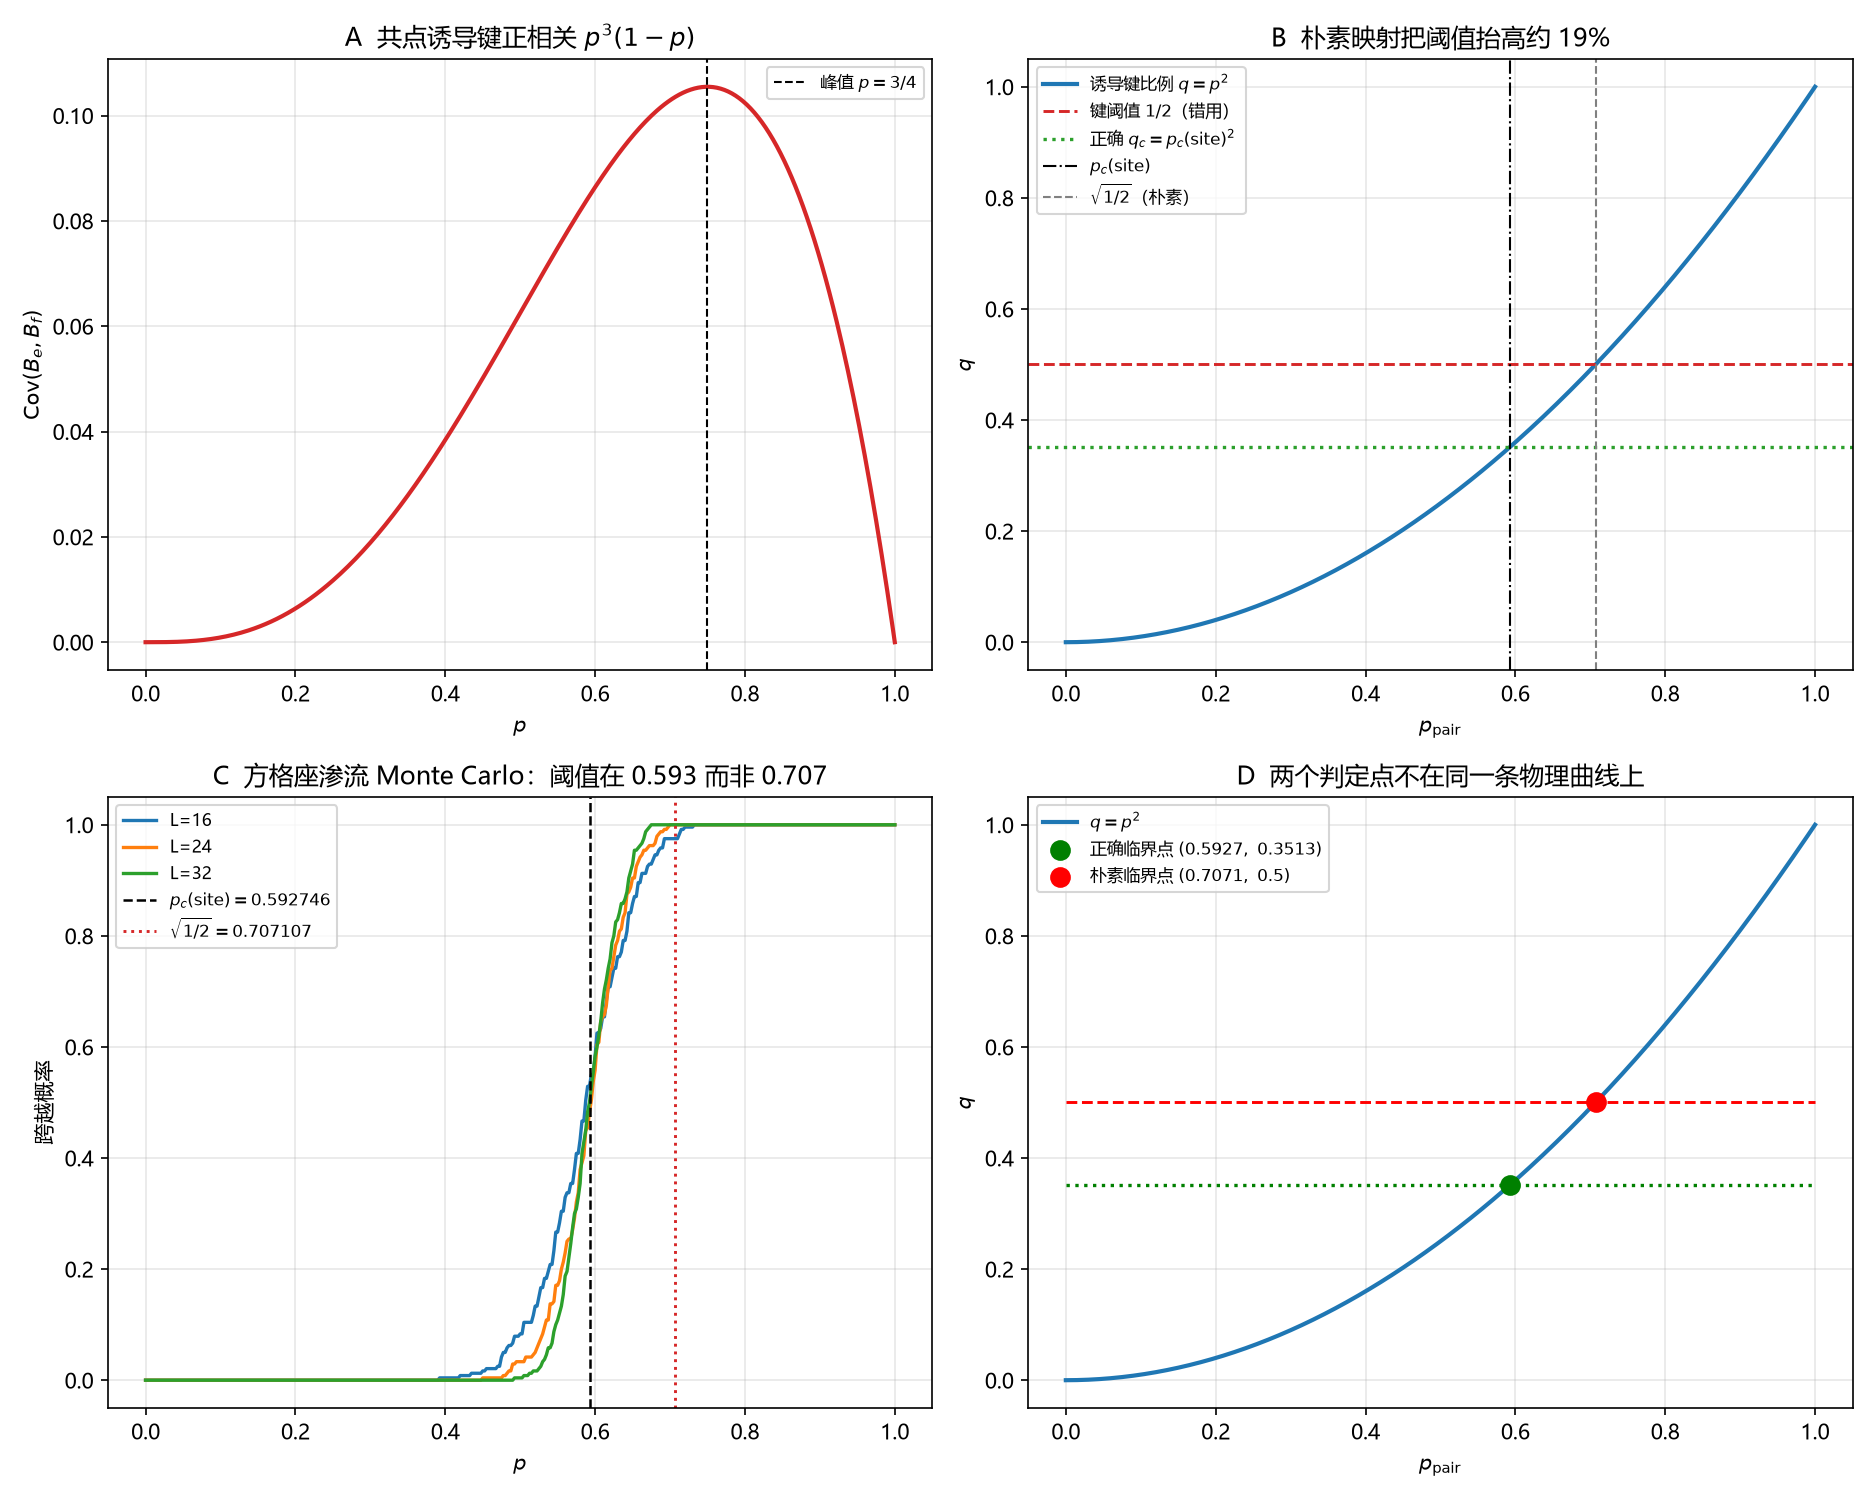

Python code for this plot:
# -*- coding: utf-8 -*-
"""
审-4：座比例 p_pair 与诱导键比例 q = p^2 的口径判定。

核对：
  1. 诱导键的共点正相关 p^3(1-p)；
  2. 正确阈值 p_c(site)=0.592746 vs 朴素 p^2>=1/2 给 p=0.707107；
  3. Monte Carlo 方格座渗流跨越概率（Newman-Ziff 增量并查集），
     看阈值落在哪一边。

只做统计形状与不等式核对，不拟合 CQM 参数。

外部标准：L31（Ziff，p_c(site)=0.59274602(4)）；方格键阈值 1/2（Kesten）。
"""

import csv
import math
import os

import numpy as np
import matplotlib
matplotlib.use("Agg")
import matplotlib.pyplot as plt

plt.rcParams["font.sans-serif"] = ["Microsoft YaHei", "SimHei", "DejaVu Sans"]
plt.rcParams["axes.unicode_minus"] = False

HERE = os.path.dirname(os.path.abspath(__file__))
OUT_PNG = os.path.join(HERE, "环15_座键口径.png")
OUT_CSV = os.path.join(HERE, "环15_座键口径.csv")
OUT_SUM = os.path.join(HERE, "环15_座键口径_摘要.csv")

P_SITE = 0.59274605079210
P_BOND = 0.5
P_NAIVE = math.sqrt(P_BOND)


def mc_spanning(L, reps=300, seed=20261122):
    """Newman-Ziff 增量算法：逐 realization 记录首次上下跨越的占据数。"""
    rng = np.random.default_rng(seed + L)
    N = L * L
    cross_counts = []
    for _ in range(reps):
        parent = list(range(N))
        size = [1] * N
        top = [False] * N
        bot = [False] * N
        span = False
        cross_at = None

        def find(a):
            while parent[a] != a:
                parent[a] = parent[parent[a]]
                a = parent[a]
            return a

        def union(a, b):
            nonlocal span
            ra, rb = find(a), find(b)
            if ra == rb:
                return
            if size[ra] < size[rb]:
                ra, rb = rb, ra
            parent[rb] = ra
            size[ra] += size[rb]
            top[ra] = top[ra] or top[rb]
            bot[ra] = bot[ra] or bot[rb]
            if top[ra] and bot[ra]:
                span = True

        occ = np.zeros(N, dtype=bool)
        order = rng.permutation(N)
        for step, s in enumerate(order, start=1):
            s = int(s)
            i, j = divmod(s, L)
            occ[s] = True
            top[s] = (i == 0)
            bot[s] = (i == L - 1)
            for t in ([s + 1] if j + 1 < L else []) + ([s - 1] if j - 1 >= 0 else []) + \
                     ([s + L] if i + 1 < L else []) + ([s - L] if i - 1 >= 0 else []):
                if occ[t]:
                    union(s, t)
            if span and cross_at is None:
                cross_at = step
                break
        cross_counts.append(cross_at / N if cross_at else 1.0)
    return np.array(cross_counts)


def main():
    rows = []
    p_grid = np.linspace(0.0, 1.0, 401)

    # A: 共点诱导键协方差
    for p in p_grid:
        cov = p ** 3 * (1.0 - p)
        rows.append(("A", p, cov))

    # B: 诱导键比例与两个阈值
    for p in p_grid:
        rows.append(("B", p, p ** 2))

    # C: MC 跨越概率
    mc = {}
    for L in [16, 24, 32]:
        samples = mc_spanning(L, reps=240, seed=20261122 + L)
        mc[L] = samples
        for p in p_grid:
            frac = float(np.mean(samples <= p))
            rows.append(("C", L, p, frac))

    with open(OUT_CSV, "w", newline="", encoding="utf-8-sig") as f:
        wr = csv.writer(f)
        wr.writerow(["panel", "x", "y1", "y2"])
        wr.writerows(rows)

    with open(OUT_SUM, "w", newline="", encoding="utf-8-sig") as f:
        wr = csv.writer(f)
        wr.writerow(["quantity", "value", "note"])
        wr.writerow(["p_c_site", P_SITE, "external, square lattice"])
        wr.writerow(["p_c_bond", P_BOND, "exact, Kesten"])
        wr.writerow(["naive_sqrt_half", P_NAIVE, "p_pair^2 >= 1/2 would require this"])
        wr.writerow(["threshold_error", P_NAIVE - P_SITE, "absolute"])
        wr.writerow(["relative_error", (P_NAIVE - P_SITE) / P_SITE, "relative"])
        wr.writerow(["q_at_site_threshold", P_SITE ** 2, "induced bond fraction"])
        wr.writerow(["q_gap_to_bond_threshold", P_BOND - P_SITE ** 2, "positive"])
        for L, s in mc.items():
            wr.writerow([f"MC_mean_pc_L{L}", float(np.mean(s)), "first top-bottom spanning"])

    # ---------------------------------------------------------------- figure
    fig, ax = plt.subplots(2, 2, figsize=(12.5, 10.0))

    ax[0, 0].plot(p_grid, p_grid ** 3 * (1 - p_grid), lw=2.0, color="tab:red")
    peak_p = 3.0 / 4.0
    ax[0, 0].axvline(peak_p, color="k", ls="--", lw=1.0, label=r"峰值 $p=3/4$")
    ax[0, 0].set_xlabel("$p$")
    ax[0, 0].set_ylabel(r"$\mathrm{Cov}(B_e,B_f)$")
    ax[0, 0].set_title("A  共点诱导键正相关 $p^3(1-p)$")
    ax[0, 0].legend(fontsize=8)
    ax[0, 0].grid(alpha=0.3)

    ax[0, 1].plot(p_grid, p_grid ** 2, lw=2.0, label=r"诱导键比例 $q=p^2$")
    ax[0, 1].axhline(P_BOND, color="tab:red", ls="--", lw=1.4,
                     label=r"键阈值 $1/2$（错用）")
    ax[0, 1].axhline(P_SITE ** 2, color="tab:green", ls=":", lw=1.6,
                     label=r"正确 $q_c=p_c({\rm site})^2$")
    ax[0, 1].axvline(P_SITE, color="k", ls="-.", lw=1.0, label=r"$p_c({\rm site})$")
    ax[0, 1].axvline(P_NAIVE, color="gray", ls="--", lw=1.0, label=r"$\sqrt{1/2}$（朴素）")
    ax[0, 1].set_xlabel("$p_{\\rm pair}$")
    ax[0, 1].set_ylabel("$q$")
    ax[0, 1].set_title("B  朴素映射把阈值抬高约 19%")
    ax[0, 1].legend(fontsize=8)
    ax[0, 1].grid(alpha=0.3)

    for L, s in mc.items():
        ax[1, 0].plot(p_grid, [float(np.mean(s <= p)) for p in p_grid],
                      lw=1.6, label=f"L={L}")
    ax[1, 0].axvline(P_SITE, color="k", ls="--", lw=1.2,
                     label=r"$p_c({\rm site})=0.592746$")
    ax[1, 0].axvline(P_NAIVE, color="tab:red", ls=":", lw=1.4,
                     label=r"$\sqrt{1/2}=0.707107$")
    ax[1, 0].set_xlabel("$p$")
    ax[1, 0].set_ylabel("跨越概率")
    ax[1, 0].set_title("C  方格座渗流 Monte Carlo：阈值在 0.593 而非 0.707")
    ax[1, 0].legend(fontsize=8)
    ax[1, 0].grid(alpha=0.3)

    ax[1, 1].plot(p_grid, p_grid ** 2, lw=2.0, label=r"$q=p^2$")
    ax[1, 1].plot([0, 1], [P_BOND, P_BOND], "r--", lw=1.4)
    ax[1, 1].plot([0, 1], [P_SITE ** 2, P_SITE ** 2], "g:", lw=1.6)
    ax[1, 1].scatter([P_SITE], [P_SITE ** 2], s=80, color="green", zorder=5,
                     label=r"正确临界点 $(0.5927,\ 0.3513)$")
    ax[1, 1].scatter([P_NAIVE], [P_BOND], s=80, color="red", zorder=5,
                     label=r"朴素临界点 $(0.7071,\ 0.5)$")
    ax[1, 1].set_xlabel("$p_{\\rm pair}$")
    ax[1, 1].set_ylabel("$q$")
    ax[1, 1].set_title("D  两个判定点不在同一条物理曲线上")
    ax[1, 1].legend(fontsize=8)
    ax[1, 1].grid(alpha=0.3)

    fig.tight_layout()
    fig.savefig(OUT_PNG, dpi=150)
    plt.close(fig)

    print(f"p_c(site)={P_SITE:.9f}, sqrt(1/2)={P_NAIVE:.9f}")
    print(f"threshold error = {P_NAIVE - P_SITE:.6f} (relative {(P_NAIVE-P_SITE)/P_SITE:.4%})")
    print(f"q_c = {P_SITE**2:.6f}, gap to 1/2 = {P_BOND - P_SITE**2:.6f}")
    print("cov peak at p=3/4, value = " + str((3 / 4) ** 3 * (1 / 4)))
    for L, s in mc.items():
        print(f"MC L={L}: mean crossing p = {np.mean(s):.5f}, N={len(s)}")


if __name__ == "__main__":
    main()
